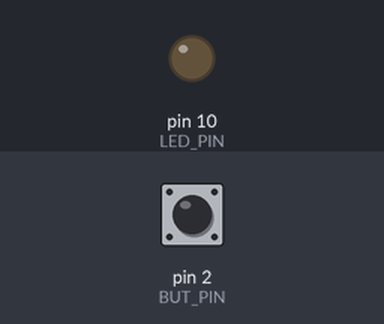
Simulated run of this sketch. Board: Arduino Uno, built with avr-gcc and run on an emulated ATmega328P. Shown: output pins drawn as LEDs (lit = HIGH). The inputs (shaded band) are chosen by the test bench; at power-on: pin 2 (BUT_PIN) LOW.

Above: at 1.2 s.
1.3 s: pin 2 (BUT_PIN) pulled HIGH for 0.15 s
At 1.37 s:
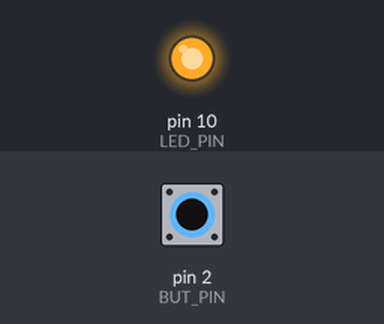
2.9 s: pin 2 (BUT_PIN) pulled HIGH for 3.2 s
At 7.4 s:
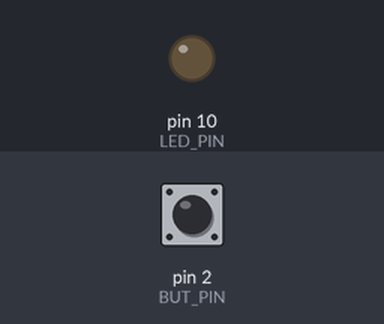
Timing chart, 0 to 8.9 s (numbered marks = the images above; inputs shaded):
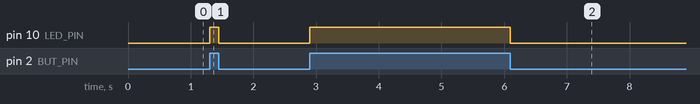

Measured:
- after the input at 1.3 s, pin 10 (LED_PIN): LOW → HIGH at once, → LOW 0.15 s later
- after the input at 2.9 s, pin 10 (LED_PIN): LOW → HIGH at once, → LOW 3.2 s later

The sketch:

tarefa3_HelloWorld.ino
```cpp
#define QTD_PINOS 14
#define QTD_TIMERS 3

// Registros Globais
int btn_state = 0;
int pin_listen_list[QTD_PINOS]; // Pinos registraveis
int btn_lastState[QTD_PINOS]; // Ultimo estado de um botão  espefico
long timer_expire[QTD_TIMERS]; // Ultima marcação de um timer

/* Callbacks */
void button_changed (int pin, int state);
void timer_expired (int timer);

/* Registrador de botões */
void button_listen (int pin) {
  pin_listen_list[pin] = 1;
}

/* Registrador de timers */
void timer_set (int ms, int timer) {
  timer_expire[timer] = millis() + ms;
}

/* Setup Inicial */
void setup() {
  Serial.begin(9600);
  int i = 0;

  // Inicializa Lista de pinos a serem ouvidos
  for( i = 0 ; i < QTD_PINOS; i++ ) {
    pin_listen_list[i] = 0;
    btn_lastState[i] = 0;
  }

  // Inicializa Lista de TIMERS  a serem ouvidos
  for( i = 0 ; i < QTD_TIMERS; i++ ) {
    timer_expire[i] = -1;
  }

  // Init do observer
  _init();
}


void loop() {
  int i = 0;
  int dRead = 0;
  unsigned long instant = 0;

  // Detecta Botões apertados
  for( i = 0 ; i < QTD_PINOS ; i++ ) {
    if( pin_listen_list[i] == 0 ) continue;  // Não tem mais botão a ser testado


    // Detecta se o estado do botão mudou, chama a função changed APENAS caso tenha mudado
    dRead = digitalRead(i);
    if( dRead != btn_lastState[i] ) {
      btn_lastState[i] = dRead;
      button_changed(i, dRead);
    }
  }

  // Detecta timers expirados
  instant = millis();
  for( i = 0 ; i < QTD_TIMERS ; i++ ) {
    if (timer_expire[i] == -1) continue; //Timer não setado

    // Checa se o timer expirou
    if ( instant > timer_expire[i] ) {
      timer_expire[i] = -1;
      timer_expired(i);
    }
  }
}


/* --------------------------------- EVENT.C END ------------------ */

/* --------------------------------- USER AREA START ------------------ */

#define LED_PIN 10
#define BUT_PIN 2

int state = 0;

void button_changed (int pin,  int state) {
  if ( pin == BUT_PIN ) digitalWrite(LED_PIN, state );
}

void timer_expired( int timer) {
}

void _init(void) {
  pinMode(LED_PIN, OUTPUT);
  pinMode(BUT_PIN, INPUT);

  button_listen(BUT_PIN);
}
```

tarefa2.c
```cpp
#define LED_PIN 13
#define BUT_UP_PIN 2
#define BUT_DOWN_PIN 3

int led_state = 0;
int led_time = 0;

unsigned long b1_last = 0;
unsigned long b2_last = 0;

int intervalo = 1000;

void setup() {
  // put your setup code here, to run once:
  pinMode(LED_PIN, OUTPUT);
  pinMode(BUT_UP_PIN, INPUT);
  pinMode(BUT_DOWN_PIN, INPUT);
}

void loop() {
  // put your main code here, to run repeatedly:

  int but1 = digitalRead(BUT_UP_PIN);
  int but2 = digitalRead(BUT_DOWN_PIN);

  // Para caso os dois botões sejam apertados ao mesmo tempo
  if (but1 && but2 ) {
      digitalWrite(13,LOW);
      while(1);
  }

  // Botão 1 aumenta a velocidade
  if (but1 && millis() - b1_last > 250){
    b1_last = millis();
    intervalo /= 2;
  }

  // Botão 2 diminui a velocidade
  if (but2 && millis() - b2_last > 250){
    b2_last = millis();
    intervalo *= 2;
  }

  // Pisca o LED de acordo com o intervalo pre determinado
  if( millis() - led_time >= intervalo ) {
    led_time = millis();
    digitalWrite(LED_PIN, led_state);
    led_state = !led_state;
  }

}
```
